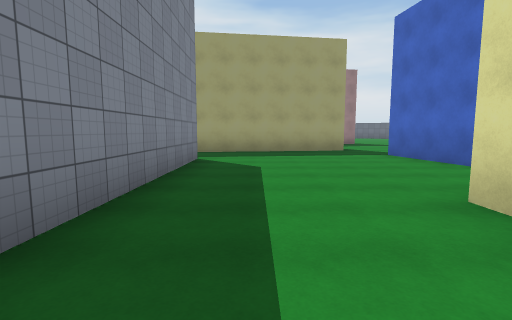
view 1 (above)

18 first-person views from a walk through a scene from a Unity 3-D project. The camera is 1.5 m above the floor, tilts 6° down and sees 85° across. The floor is counted in squares, 2.4 m on a side. Each view is taken from the middle of a square. On the plan, view 1 faces up. The plan holds only what a view shows up to about 9 squares ahead; the rest is blank. The place goes on beyond the plan. The player character is not drawn. Surface patterns are stand-ins for the level's own textures.

view 2
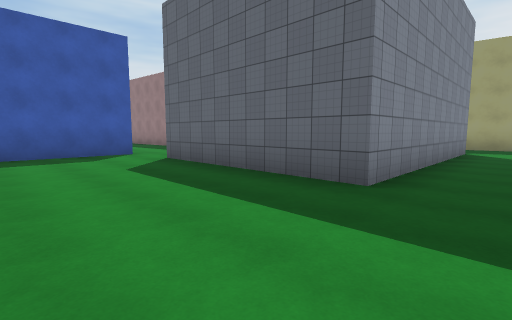

view 3
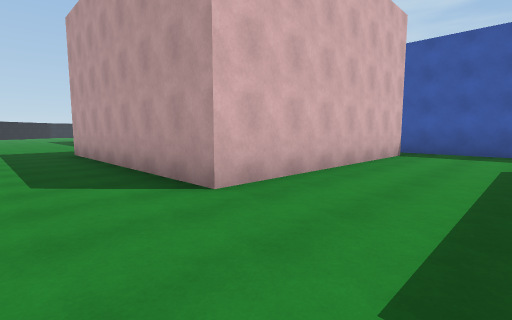

view 4
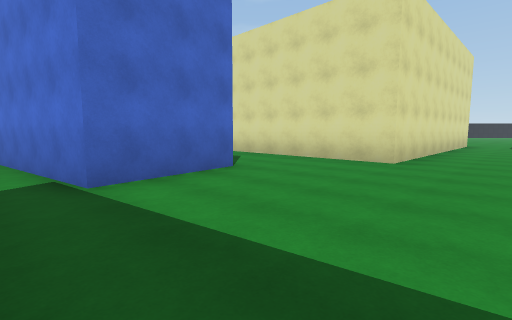

view 5
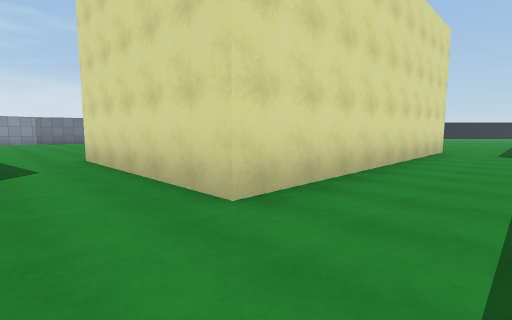

view 6
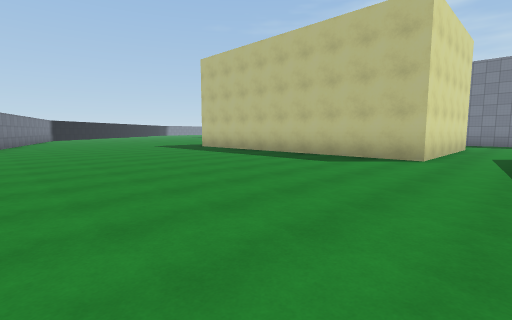

view 7
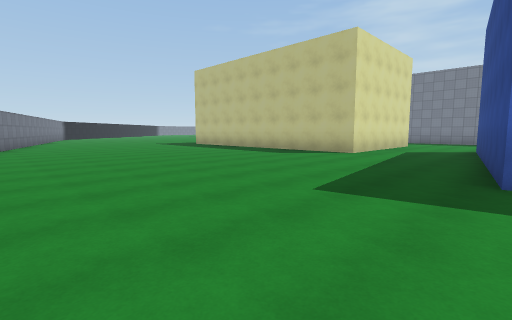

view 8
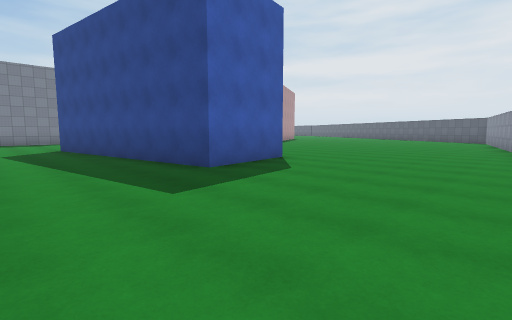

view 9
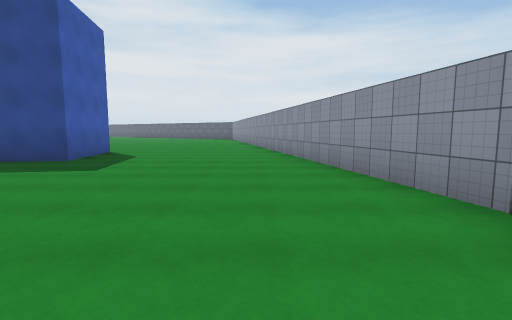

view 10
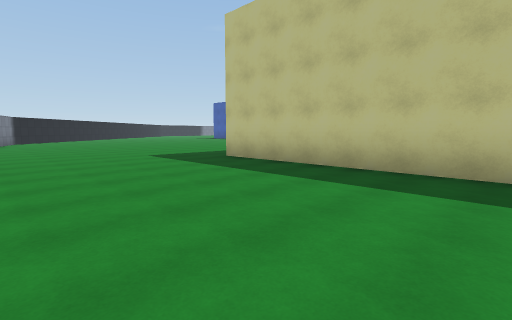

view 11
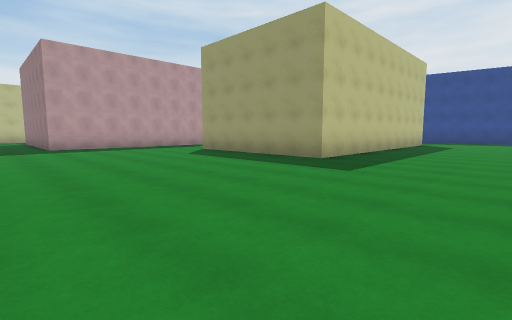

view 12
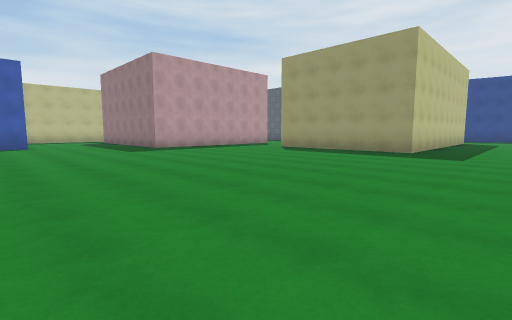

view 13
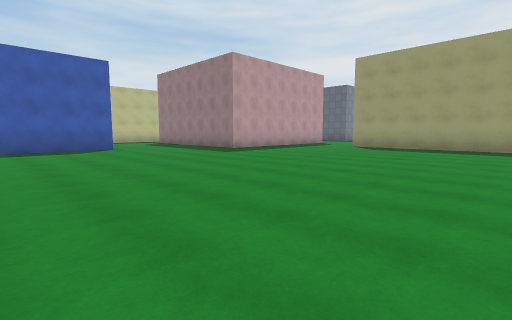

view 14
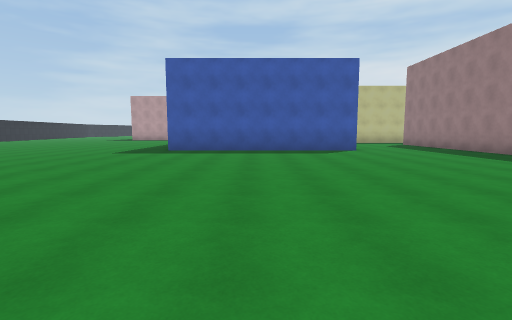

view 15
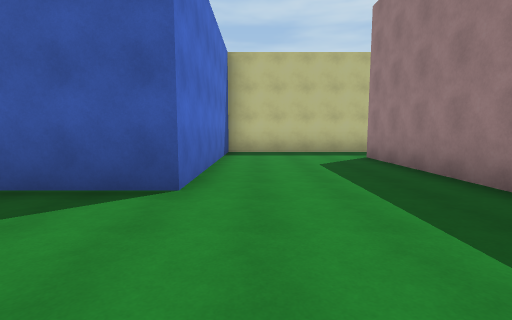

view 16
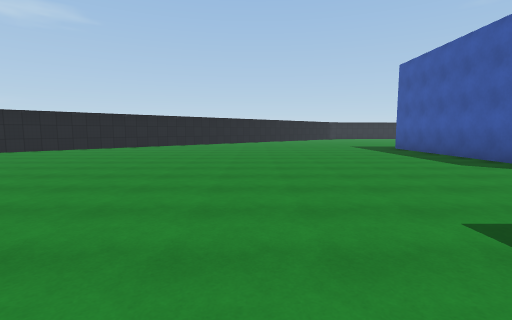

view 17
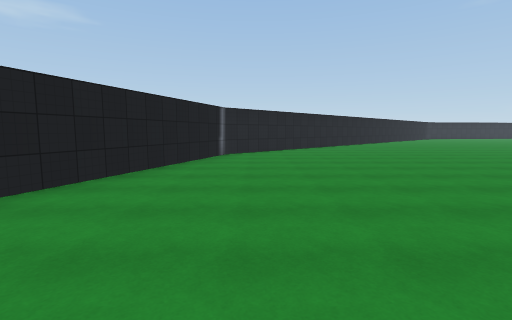

view 18
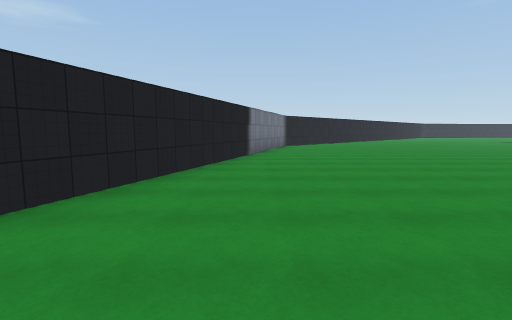

### Floor plan
Points are (right, up) in squares from view 1. A wall is a line through its corners. A room is listed if a view was taken in it or the views show most of it. See-through windows are left out.
Room 1 (views 1, 2, 3, 4, 5)
walls: (-1.3, 6.2) (-1.3, 0.1) (-6.1, 0.1); (5.3, 5) (3.8, 4.8) (3.4, 7.2) (4.6, 7.4); (2.9, 8.8) (-1.7, 8.2); (1.9, -5.5) (1.9, 2.4) (6.6, 2.4); (-7.6, 0) (-7.6, -3.8); (-6.6, -3.4) (-0.8, -3.4) (-0.8, -5.4)
ways out: opening at (0.5, -4.5) to room 2; opening at (5.5, 3.5) to room 2; opening at (-7, 0); opening at (4, 8.7)
Room 2 (views 6, 7, 8, 9, 10, 11, 12, 13, 14, 15, 16, 17, 18)
walls: (-0.8, -5.4) (-0.8, -9.4) (-6.6, -9.4); (6.6, 2.4) (6.6, -5.5) (2.8, -5.5); (8.2, -18.1) (9.8, -16.5) (13.5, -5.2); (15.9, 2) (14.5, 9.2); (-8.2, -9.6) (-8.2, -12.8) (-2.9, -12.8) (-2.9, -18.5); (9.9, 7.2) (10.1, 5.8) (5.3, 5)
ways out: opening at (0.5, -4.5) to room 1; opening at (5.5, 3.5) to room 1; opening at (-7.5, -8.5); opening at (12.5, 8.8)

Positions as (right, up) in squares from view 1, and headings:
1: (0, 0), facing up
2: (0, -3), facing up-left
3: (1, -1), facing down-left
4: (0, 8), facing down-right
5: (0, 4), facing down-right
6: (13, 4), facing down-left
7: (14, 6), facing down-left
8: (14, 3), facing up-left
9: (14, 0), facing up
10: (11, 0), facing down-left
11: (10, -11), facing up-left
12: (9, -14), facing up-left
13: (7, -16), facing up-left
14: (6, -16), facing left
15: (0, -12), facing left
16: (2, -9), facing down
17: (9, -9), facing down
18: (11, -5), facing down
